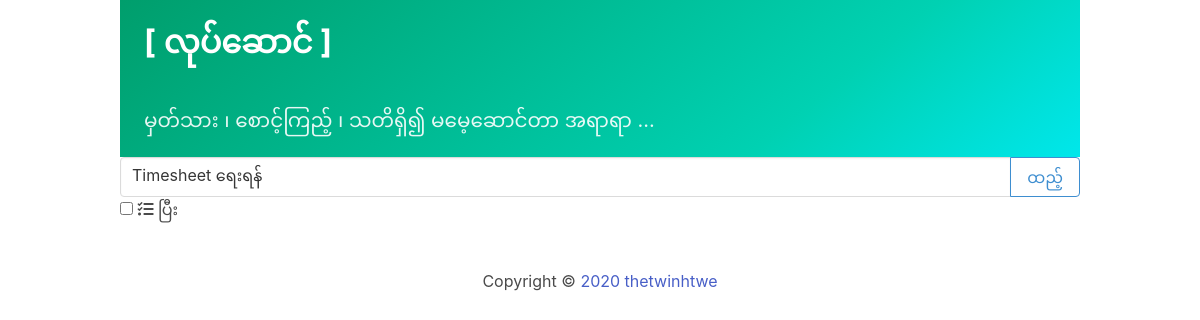
/update/46/, run on an earlier commit of the app's database.
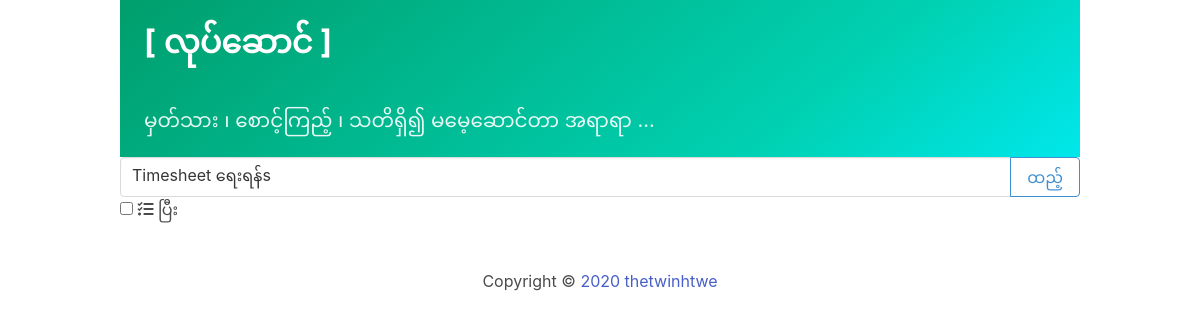
And on a later commit of the database.
### TodoMyanmar/models.py (models this page shows, shortened)
class Task(models.Model):
	title=models.CharField(max_length=200);complete=models.BooleanField(default=False);create=models.DateTimeField(auto_now_add=True)

### TodoMyanmar/views.py (the view)
def updateTask(request,pk):
	B=request;C=Task.objects.get(id=pk);A=TaskForm(instance=C)
	if B.method==_A:
		A=TaskForm(B.POST,instance=C)
		if A.is_valid():A.save();return redirect('/')
	D={_B:A};return render(B,'update_task.html',D)

### TodoMyanmar/forms.py
class TaskForm(forms.ModelForm):
	title=forms.CharField(widget=forms.TextInput(attrs={'class':'input','placeholder':'ရေးသားပါ'}))
	class Meta:model=Task;fields='__all__'

### TodoMyanmar/templates/update_task.html (shortened to what this page needs)
{% extends 'default.html' %}
      {% block content %}
        <form method="POST">
	     <div class="field has-addons is-horizontal">
		  <div class="control is-expanded">
		          	 {{form.title}}
		          	 {{form.complete}}
      				<span class="icon is-small">
				<i class="fas fa-tasks"></i>
				</span>
				<label for="id_complete">ပြီး </label>
		  </div>
		  <div class="control">
		    <input class="button is-info is-outlined" type="submit" name="Update Task" value="ထည့်">
		  </div>
		</div>
		</form>
      {% endblock %}

What changed in the data, as far as the page shows it:
changed Task: title "Timesheet ရေးရန်" → "Timesheet ရေးရန်s"
